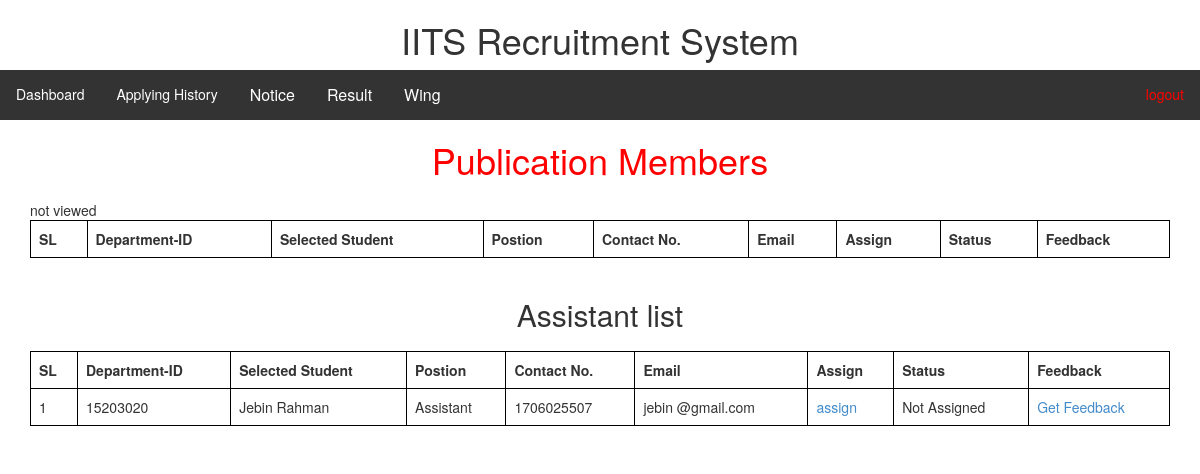
/publication-wing.php, run on the app's committed database.
### tables this page shows
CREATE TABLE `applyform` (
  `ID` int(11) NOT NULL,
  `password` varchar(255) NOT NULL,
  `position` varchar(500) NOT NULL,
  `name` varchar(500) NOT NULL,
  `dept-id` int(11) NOT NULL,
  `Program` varchar(500) NOT NULL,
  `wing` varchar(1200) NOT NULL,
  `CGPA` float NOT NULL,
  `Address` varchar(500) NOT NULL,
  `Contact` int(11) NOT NULL,
  `E-mail` varchar(500) NOT NULL,
  `Facebook` varchar(500) NOT NULL,
  `association` varchar(500) NOT NULL,
  `Experience` varchar(500) NOT NULL,
  `choosing-position` varchar(500) NOT NULL,
  `serve` varchar(500) NOT NULL,
  `selected` tinyint(1) DEFAULT NULL,
  `imgdir` varchar(200) NOT NULL
);

### publication-wing.php (the view, shortened to what this page needs)
<?php include('header/admin-header.php'); ?>
<h1 align="center" style="color: red;">Publication Members</h1>
<!DOCTYPE html>
<html>
<head>
</head>
<body>
<div class="container" id='getp'>
<table class="table" align="center" width="60%">
        <thead>
        <tr>
            <td><b>SL</b></td>
            <td><b>Department-ID</b></td>
            <td><b>Selected Student</b></td>
            <td><b>Postion</b></td>
            <td><b>Contact No.</b></td>
            <td><b>Email</b></td>
            <td><b>Assign</b></td>
            <td><b>Status</b></td>
            <td><b>Feedback</b></td>
        </tr>
        </thead>
</table>
</div>
<h2 align="center">Assistant list</h2>
<div class="container" id='getp'>
    <table class="table" align="center" width="60%">
        <thead>
        <tr>
            <td><b>SL</b></td>
            <td><b>Department-ID</b></td>
            <td><b>Selected Student</b></td>
            <td><b>Postion</b></td>
            <td><b>Contact No.</b></td>
            <td><b>Email</b></td>
            <td><b>Assign</b></td>
            <td><b>Status</b></td>
            <td><b>Feedback</b></td>
        </tr>
        </thead>
        <tbody>
        <?php
        include('dbcon.php');
        $sql = "SELECT * FROM applyform WHERE selected=1 AND position='Assistant' AND wing='publication'";
        $qry = mysqli_query($connection, $sql);
        ?>
        <?php
        $SL = 0;
        if (mysqli_num_rows($qry) > 0) {
            while ($row = mysqli_fetch_assoc($qry)) {
                ?>
                <tr>
                    <td><?php
                        $SL = $SL + 1;
                        echo $SL; ?></td>
                    <td><?php echo $row["dept-id"]; ?></td>
                    <td><?php echo $row["name"]; ?></td>
                    <td><?php echo $row["position"]; ?></td>
                     <td><?php echo $row["Contact"]; ?></td>
                     <td><?php echo $row["E-mail"]; ?></td>
                     <td><a href="asign.php?id=<?php echo $row['ID'] ?>">assign</a></td>
                    <td>
                       <?php
                        $id = $row['dept-id'];
                        $sql = "SELECT * FROM work where stuid='$id'";
                        $qry2 = mysqli_query($connection, $sql);
                        if($qry2){
                            if (mysqli_num_rows($qry2) > 0){
                                echo "Assigned";
                            }else{
                                echo "Not Assigned";
                            }
                        }
                        ?>
                    </td>
                   <td><a href="getfeed.php?id=<?php echo $row['dept-id'] ?>">Get Feedback</a></td>
                </tr>
                <?php
            }
        } else {
            echo "not viewed";
        }
        ?>
        </tbody>
    </table>
</div>
</body>
</html>

### header/admin-header.php (style rules this page uses)
.container { margin-top:20px; }

### publication-wing.php (style rules this page uses)
tr td { border: 1px solid black; }
table { border: 1px solid black; }

### data on the page
applyform: value "15203020", name "Jebin Rahman", position "Assistant", Contact "1706025507", value "jebin @gmail.com"
